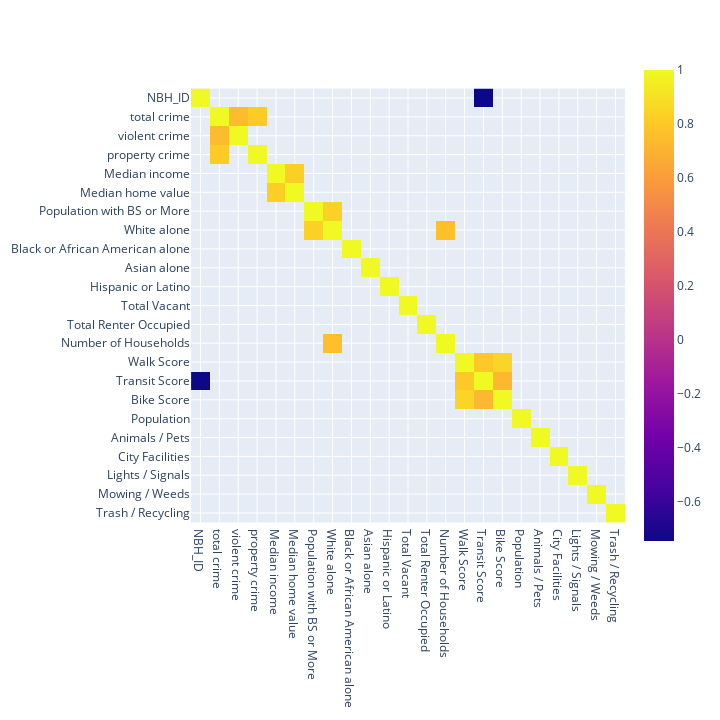

Notebook code for this chart:
### Code cell
# Graph the correlation matrix, highlighting coordinate pairs with high Pearson correlation coefficients
highCorr = raw.corr() [abs(raw.corr()) > 0.7]
px.imshow(highCorr, width=720, height=720)

### Figure 1 — Plotly figure (JSON) as saved in the notebook; plotly's stock layout.template omitted (floating-point values rounded to 4 significant figures; data arrays with more than 128 entries replaced by an {"elided": "..."} marker saying what was removed)
{"data": [{"coloraxis": "coloraxis", "hovertemplate": "x: %{x}<br>y: %{y}<br>color: %{z}<extra></extra>", "name": "0", "type": "heatmap", "x": ["NBH_ID", "total crime", "violent crime", "property crime", "Median income", "Median home value", "Population with BS or More", "White alone", "Black or African American alone", "Asian alone", "Hispanic or Latino", "Total Vacant", "Total Renter Occupied", "Number of Households", "Walk Score", "Transit Score", "Bike Score", "Population", "Animals / Pets", "City Facilities", "Lights / Signals", "Mowing / Weeds", "Trash / Recycling"], "xaxis": "x", "y": ["NBH_ID", "total crime", "violent crime", "property crime", "Median income", "Median home value", "Population with BS or More", "White alone", "Black or African American alone", "Asian alone", "Hispanic or Latino", "Total Vacant", "Total Renter Occupied", "Number of Households", "Walk Score", "Transit Score", "Bike Score", "Population", "Animals / Pets", "City Facilities", "Lights / Signals", "Mowing / Weeds", "Trash / Recycling"], "yaxis": "y", "z": {"elided": "23x23 float values"}}], "layout": {"coloraxis": {"colorscale": [[0, "#0d0887"], [0.1111, "#46039f"], [0.2222, "#7201a8"], [0.3333, "#9c179e"], [0.4444, "#bd3786"], [0.5556, "#d8576b"], [0.6667, "#ed7953"], [0.7778, "#fb9f3a"], [0.8889, "#fdca26"], [1, "#f0f921"]]}, "height": 720, "margin": {"t": 60}, "width": 720, "xaxis": {"anchor": "y", "constrain": "domain", "domain": [0, 1], "scaleanchor": "y"}, "yaxis": {"anchor": "x", "autorange": "reversed", "constrain": "domain", "domain": [0, 1]}}}
